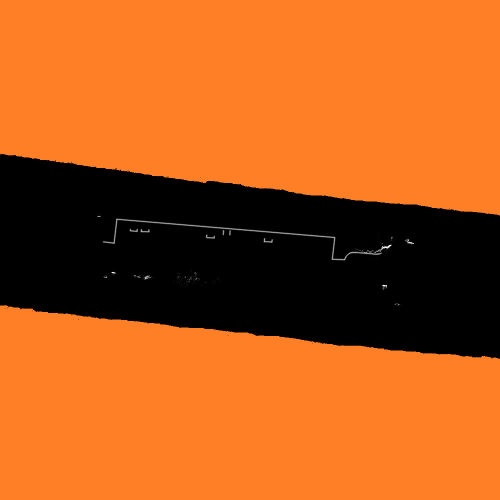
//> input picture FeatureMatching/img/fieldMap2.jpg, 1000 x 1000 px (shown at 1/2 size)
$ ./main   (built with g++ and OpenCV 4)
//> lines starting //> are read from the running program, lines starting //| are printed output that depends on the picture; after the words box and inside, x2 and y2 are one past the last pixel; in counts of white or black regions, pixels touching at a corner belong together
#include <opencv2/opencv.hpp>
#include <opencv2/opencv_lib.hpp>
#include <opencv2/nonfree/nonfree.hpp> // SIFT・SURFモジュール用
#include <time.h>
#include <math.h>
#include <iostream>

using namespace cv;

int sp_x;
int sp_y;
int sp_angle;
int sp_score;


void Hyoka1(float tilt, float dist, float matchRatio, float& score){
	// score = matchRatio * 100;
	// score = (matchRatio * 100 - dist / 5 * (cos(tilt * 3.1415926 / 180) + 1));
	// score = 100 * (cos(tilt * 3.1415926 / 180) + 1) / 2 - (pow(dist, 0.7) + 5) / matchRatio;
	score = 100 * powf((cos(tilt * 3.1415926 / 180) + 1) / 2, 3) - (pow(dist, 0.75) + 5) / matchRatio;
	// 100*POWER((COS($B8*PI()/180)+1)/2,$D$2)-(POWER(D$5,$D$1)+5)/($C8/100)
}

void MatchingEvaluation(
	const cv::Mat img1,			// グローバル環境イメージ（大）
	const cv::Mat img2,			// ローカル環境イメージ（小）
	float angle_base,			// 評価基準角度
	float &angle_center,		// 評価中心角度
	float angleHalfRange,		// 範囲半角
	float angleDelta,			// 刻み角度
	float ideal_x,
	float ideal_y
	)
{
	// テンプレートマッチングと評価値の算出・最適値の出力

	Mat match;		// マッチング率の配列
	Mat kaitenImg;	// 回転させた地図を格納
	Point Pt;		// 画像内での最高マッチング率の座標を格納
	float distance;		// 理想座標とマッチング座標の相対距離
	float Evaluation1;	// 評価値

	double maxEvaluation0 = 0;
	float maxAngle = 0;
	float maxEvaluation = -10000;
	float maxDistance = 0;

	std::cout << "　■　中央角度：" << (int)angle_center << "[deg]　ピッチ：" << (int)angleDelta << "[deg]　　マッチング開始\n" << "回転角\t相関値   \tx,y\t距離\t評価値" << std::endl;

	for (float angle = (angle_center - angleHalfRange); angle < (angle_center + angleHalfRange + 1); angle += angleDelta)
	{	// 中央角‐範囲半角　から　中央角＋範囲半角　まで　1[deg]刻み

		// 画像の中心を求める
		// 回転行列の定義
		// 画像を回転
		Point2f center(img2.cols / 2.0, img2.rows / 2.0);
		Mat matrix = cv::getRotationMatrix2D(center, angle, 1);
		warpAffine(img2, kaitenImg, matrix, img2.size());

		// テンプレートマッチング
		matchTemplate(img1, kaitenImg, match, CV_TM_CCOEFF_NORMED);

		for (float k = 0; k < match.cols; k++)
		{
			for (float j = 0; j < match.rows; j++)
			{
				distance = sqrt((k - ideal_x)*(k - ideal_x) + (j - ideal_y)*(j - ideal_y));
				if (match.at<float>(j, k) > 0.1){
					Hyoka1((angle - angle_base), distance, match.at<float>(j, k), Evaluation1);

					if (Evaluation1 > maxEvaluation){
						maxEvaluation0 = match.at<float>(j, k);
						maxAngle = angle;
						Pt = Point(k, j);
						maxDistance = distance;
						maxEvaluation = Evaluation1;
						sp_score = Evaluation1;
					}
				}
			}
		}
		std::cout << (int)angle << "\t" << maxEvaluation0 << "   \t" << Pt.x << "," << Pt.y << "\t" << maxDistance << "\t" << maxEvaluation << std::endl;
	}
	std::cout << std::endl;

	sp_x = Pt.x;
	sp_y = Pt.y;
	sp_angle = maxAngle;
	angle_center = sp_angle;
}

# define fieldSquareSize 350		// トリミング後、フィールド画像の縦横フル長さ
# define matchSquareSize 200		// トリミング後、マッチ画像の縦横フル長さ

# define kakudoHaba1 24		// 1回目角度幅（片方向）
# define kakudoHaba2 5		// 2回目

# define kizamiKakudo1 3	// 1回目刻み角度
# define kizamiKakudo2 1	// 2回目

void spEstimate(int ideal_x, int ideal_y , float ideal_angle , Mat img1, Mat img2)
{ // Self Position Estimate		//(x, y, angle, fieldMap, matchMap)

	const int leftBorder = ideal_x - (fieldSquareSize) / 2;
	const int upBorder = ideal_y - (fieldSquareSize) / 2;
	const int rightBorder = ideal_x + (fieldSquareSize) / 2;
	const int downBorder = ideal_y + (fieldSquareSize) / 2;

	const int leftBorder2 = (img2.cols - matchSquareSize)/ 2;
	const int upBorder2 = (img2.rows - matchSquareSize) / 2;
	const int rightBorder2 = (img2.cols + matchSquareSize) / 2;
	const int downBorder2 = (img2.rows + matchSquareSize) / 2;

	// 画像img1からマッチング対象領域を指定して再定義
	Mat fieldMap = img1(Rect(leftBorder, upBorder, rightBorder - leftBorder, downBorder - upBorder));
	Mat matchMap = img2(Rect(leftBorder2, upBorder2, rightBorder2 - leftBorder2, downBorder2 - upBorder2));

	std::cout << "元マッチ画像サイズ\t" << img2.rows << "\t" << img2.cols << "\t" << "新マッチ画像サイズ\t" << matchMap.cols << "\t" << matchMap.rows << "\t" << "\n" << std::endl;

	Point ideal_Pt;
	ideal_Pt = Point(ideal_x, ideal_y);
	float tempAngle = ideal_angle;	// 評価の中心角の初期化

	// 理想座標の指定（エンコーダやサーボの指定値による）
	ideal_Pt.x -= leftBorder + matchSquareSize / 2;
	ideal_Pt.y -= upBorder + matchSquareSize / 2;


	MatchingEvaluation(fieldMap, matchMap, ideal_angle, tempAngle, kakudoHaba1, kizamiKakudo1, ideal_Pt.x, ideal_Pt.y);

	MatchingEvaluation(fieldMap, matchMap, ideal_angle, tempAngle, kakudoHaba2, kizamiKakudo2, ideal_Pt.x, ideal_Pt.y);

	Point2f center(matchMap.cols / 2.0, matchMap.rows / 2.0);
	Mat kaitenImg;
	Mat matrix = cv::getRotationMatrix2D(center, tempAngle, 1);
	warpAffine(matchMap, kaitenImg, matrix, matchMap.size());
	//rectangle(fieldMap, Point(sp_x, sp_y), Point(sp_x + kaitenImg.cols , sp_y + kaitenImg.rows ), Scalar(0, 0, 255), 1, 8, 0);
	circle(fieldMap, Point(sp_x + kaitenImg.cols / 2, sp_y + kaitenImg.rows / 2), 6, Scalar(0, 0, 255), 1, CV_AA, 0);
	circle(kaitenImg, Point(kaitenImg.cols / 2, kaitenImg.rows / 2), 6, Scalar(0, 0, 255), 1, CV_AA, 0);

	imshow("Image", fieldMap);
	imshow("kaitenImg", kaitenImg);
}

// _MatchArea => a:1 b:2 c:3
# define _MatchArea 1

int ideal_angle = -8;

# if _MatchArea == 1
int		ideal_x = 275;
int		ideal_y = 503;
# elif _MatchArea == 2
int		ideal_x = 474;
int		ideal_y = 523;
# elif _MatchArea == 3
int		ideal_x = 711;
int		ideal_y = 558;
# else
int		ideal_x = 500;
int		ideal_y = 700;
# endif


void main(){
	clock_t start = clock();

	// angle の座標系に注意．

	sp_x = ideal_x;
	sp_y = ideal_y;
	sp_angle = ideal_angle;
	sp_score = 0;
	Mat img1 = imread("./img/fieldMap2.jpg");
//> img1 is the input picture: 1000 rows x 1000 cols, CV_8UC3; mean B, G, R 27.2, 89.9, 180.1
	Mat img2 = imread("./img/a001.jpg");
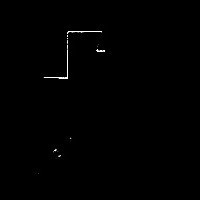
//> input picture FeatureMatching/img/a001.jpg, 200 x 200 px
//> img2 is the input picture: 200 rows x 200 cols, CV_8UC3; min 0, max 255, mean 1

	spEstimate(sp_x, sp_y, sp_angle, img1, img2);
//| 元マッチ画像サイズ	200	200	新マッチ画像サイズ	200	200
//> the loop in MatchingEvaluation, `for (float angle = (angle_center - angleHalfRange); angle < (angle_cen..` made 17 passes
//> (Evaluation1, maxEvaluation0, maxAngle, Pt, maxDistance) on passes 1 to 12: (-127.9, 0.107, -32, Point(37, 75), 38), (-81.74, 0.115, -29, Point(39, 76), 36.01), (-69.34, 0.116, -26, Point(47, 78), 28.16), (-11.74, 0.101, -23, Point(66, 80), 10.3), (0.474, 0.108, -20, Point(68, 81), 9.22), (-115.7, 0.116, -17, Point(71, 82), 8.06), (-152.7, 0.138, -14, Point(73, 83), 8.25), (-193.7, 0.291, -11, Point(55, 82), 21.19), (-138.3, 0.381, -8, Point(57, 82), 19.31), (-110.5, 0.448, -5, Point(59, 82), 17.46), (-146.8, 0.448, -5, Point(59, 82), 17.46), (-218.1, 0.448, -5, Point(59, 82), 17.46)
//| -32	0.107383   	37,75	38	-101.506
//| -29	0.115398   	39,76	36.0139	-80.3595
//| -26	0.115837   	47,78	28.1603	-55.8588
//| -23	0.100715   	66,80	10.2956	-11.7378
//| -20	0.107902   	68,81	9.21954	1.38465
//| -17	0.115862   	71,82	8.06226	13.7147
//| -14	0.138001   	73,83	8.24621	27.6868
//| -11	0.290554   	55,82	21.1896	48.595
//> (output is shown up to pass 8 of 17)
//> pass 1, in MatchingEvaluation, `matchTemplate(img1, kaitenImg, match, CV_TM_CCOEFF_NORMED);`:
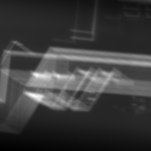
//> match: 151 rows x 151 cols, CV_32FC1; min -0.0362, max 0.111, mean -0.000983; drawn with min black and max white
//> after the loop in MatchingEvaluation, `for (float angle = (angle_center - angleHalfRange); angle < (angle_cen..`:
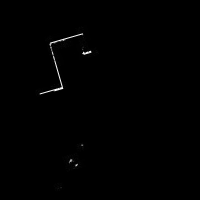
//> kaitenImg: 200 rows x 200 cols, CV_8UC3; min 0, max 254, mean 1
//> after the loop in MatchingEvaluation, `for (float angle = (angle_center - angleHalfRange); angle < (angle_cen..`:
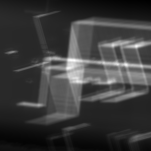
//> match: 151 rows x 151 cols, CV_32FC1; min -0.0305, max 0.0878, mean -0.0026; drawn with min black and max white
//> after the loop in MatchingEvaluation, `for (float angle = (angle_center - angleHalfRange); angle < (angle_cen..`: distance = 106.1; Evaluation1 = -183.5; maxEvaluation0 = 0.448; maxAngle = -5; maxDistance = 17.46; maxEvaluation = 69.55; sp_score = 69
//> in MatchingEvaluation, `sp_x = Pt.x;`: sp_x = 59
//> in MatchingEvaluation, `sp_y = Pt.y;`: sp_y = 82
//> in MatchingEvaluation, `sp_angle = maxAngle;`: sp_angle = -5
//> call 2 of MatchingEvaluation, with angle_base = -8, angleHalfRange = 5, angleDelta = 1, ideal_x = 75, ideal_y = 75
//| 　■　中央角度：-5[deg]　ピッチ：1[deg]　　マッチング開始
//| 回転角	相関値   	x,y	距離	評価値
//> the loop in MatchingEvaluation (call 2), `for (float angle = (angle_center - angleHalfRange); angle < (angle_cen..` made 11 passes
//> (matrix, Evaluation1, maxEvaluation0, maxAngle, Pt, maxDistance) on passes 1 to 7: ([[0.985, -0.174, 18.88], [0.174, 0.985, -15.85]], -166.1, 0.314, -10, Point(56, 82), 20.25), ([[0.988, -0.156, 16.87], [0.156, 0.988, -14.41]], -146.4, 0.344, -9, Point(56, 82), 20.25), ([[0.99, -0.139, 14.89], [0.139, 0.99, -12.94]], -138.3, 0.381, -8, Point(57, 82), 19.31), ([[0.993, -0.122, 12.93], [0.122, 0.993, -11.44]], -145.6, 0.412, -7, Point(58, 82), 18.38), ([[0.995, -0.105, 11], [0.105, 0.995, -9.91]], -180.5, 0.422, -6, Point(59, 82), 17.46), ([[0.996, -0.0872, 9.1], [0.0872, 0.996, -8.34]], -110.5, 0.448, -5, Point(59, 82), 17.46), ([[0.998, -0.0698, 7.22], [0.0698, 0.998, -6.73]], -125, 0.455, -4, Point(60, 82), 16.55)
//| -10	0.314192   	56,82	20.2485	53.6141
//| -9	0.34445   	56,82	20.2485	57.7493
//| -8	0.380901   	57,82	19.3132	62.6864
//| -7	0.412205   	58,82	18.3848	66.308
//| -6	0.421896   	59,82	17.4642	67.8082
//| -5	0.447756   	59,82	17.4642	69.5481
//| -4	0.454939   	60,82	16.5529	70.6059
//| -3	0.454939   	60,82	16.5529	70.6059
//> (output is shown up to pass 8 of 11)
//> pass 1, in MatchingEvaluation (call 2), `matchTemplate(img1, kaitenImg, match, CV_TM_CCOEFF_NORMED);`:
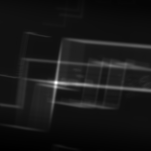
//> match: 151 rows x 151 cols, CV_32FC1; min -0.0348, max 0.314, mean -0.00194; drawn with min black and max white
//> after the loop in MatchingEvaluation (call 2), `for (float angle = (angle_center - angleHalfRange); angle < (angle_cen..`:
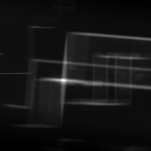
//> match: 151 rows x 151 cols, CV_32FC1; min -0.0272, max 0.279, mean -0.00179; drawn with min black and max white
//> after the loop in MatchingEvaluation (call 2), `for (float angle = (angle_center - angleHalfRange); angle < (angle_cen..`: distance = 106.1; Evaluation1 = -206.4; maxEvaluation0 = 0.455; maxAngle = -4; maxDistance = 16.55; maxEvaluation = 70.61; sp_score = 70
//> in MatchingEvaluation (call 2), `sp_x = Pt.x;`: sp_x = 60
//> in MatchingEvaluation (call 2), `sp_angle = maxAngle;`: sp_angle = -4
//> in spEstimate, `Mat matrix = cv::getRotationMatrix2D(center, tempAngle, 1);`: matrix = [[0.998, -0.0698, 7.22], [0.0698, 0.998, -6.73]]
//> in spEstimate, `circle(fieldMap, Point(sp_x + kaitenImg.cols / 2, sp_y + kaitenImg.row..`: fieldMap: 350 rows x 350 cols, CV_8UC3; mean B, G, R 7.3, 20.6, 39.8
//> in spEstimate, `circle(fieldMap, Point(sp_x + kaitenImg.cols / 2, sp_y + kaitenImg.row..`: img1: 1000 rows x 1000 cols, CV_8UC3; 97 pixels changed, all inside (x1, y1, x2, y2) = (253, 503, 268, 518)
//> in spEstimate, `circle(kaitenImg, Point(kaitenImg.cols / 2, kaitenImg.rows / 2), 6, Sc..`:
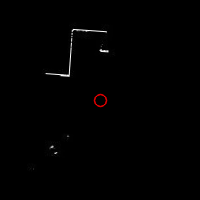
//> kaitenImg: 200 rows x 200 cols, CV_8UC3; mean B, G, R 1, 1, 1.3

	// ↓これの結果とsp_angleがマッチング結果の座標と角度の絶対値(フィールド画像の座標系)
	sp_x += ideal_x - (fieldSquareSize - matchSquareSize) / 2;
//> sp_x = 260
	sp_y += ideal_y - (fieldSquareSize - matchSquareSize) / 2;
//> sp_y = 510

	std::cout << "入力：\n相対度\tx,y\n" << ideal_angle << "   \t" << ideal_x << "," << ideal_y << std::endl;
	std::cout << "出力：\n相対度\tx,y\tscore\n" << sp_angle << "   \t" << sp_x << "," << sp_y << "\t" << sp_score << std::endl;
//| 出力：
//| 相対度	x,y	score
//| -4   	260,510	70
	std::cout << "処理時間：" << clock() - start << "[ms]" << std::endl;

	waitKey(0);
}
